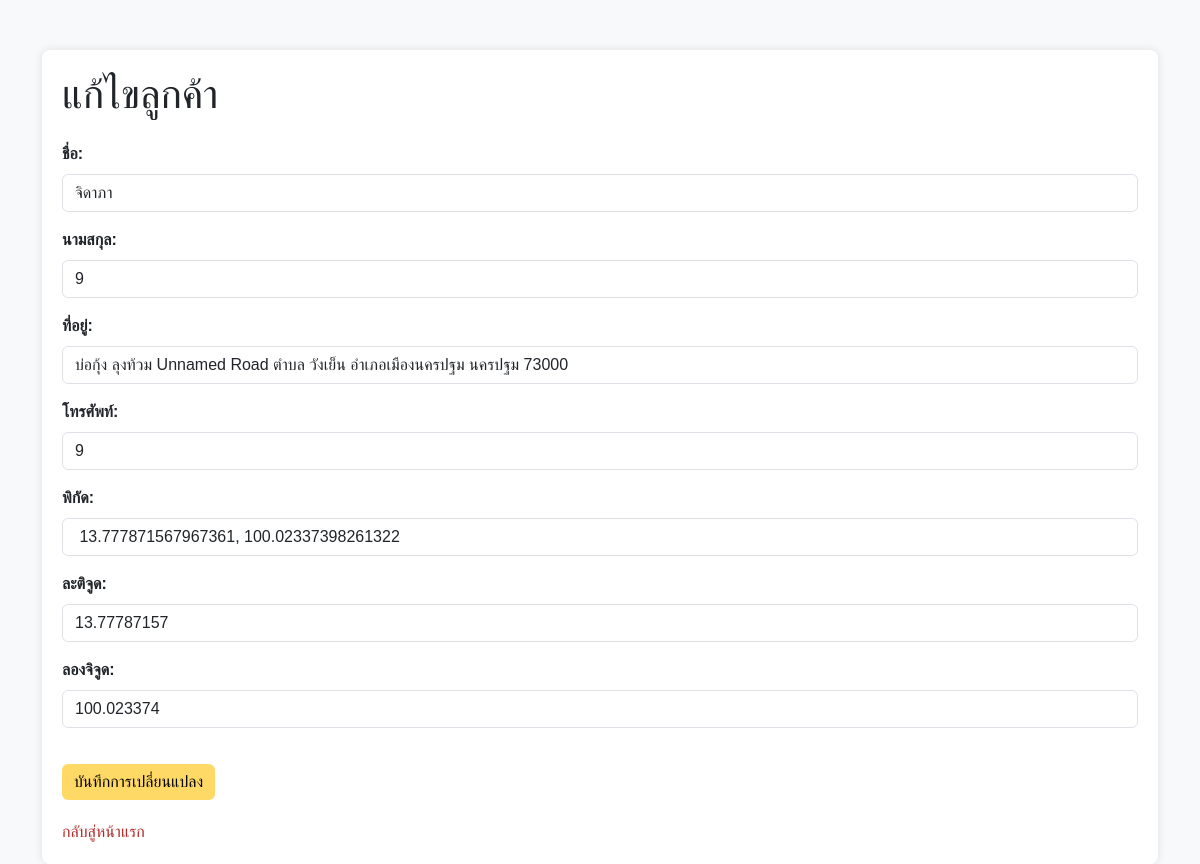
The page /edit_customer/4 (signed in) on the database its author committed.
### tables this page shows
CREATE TABLE customers (
                            id INTEGER PRIMARY KEY AUTOINCREMENT,
                            first_name TEXT,
                            last_name TEXT,
                            address TEXT,
                            phone TEXT,
                            coordinate TEXT,
                            latitude REAL,
                            longitude REAL);

### main.py (the view, shortened to what this page needs)
@app.route('/edit_customer/<int:customer_id>', methods=['GET', 'POST'])
@login_required
def edit_customer(customer_id):
    form = CustomerForm()
    customer = get_customer_by_id(customer_id)
    if customer:
        if request.method == 'GET':
            form.first_name.data = customer['first_name']
            form.last_name.data = customer['last_name']
            form.address.data = customer['address']
            form.phone.data = customer['phone']
            form.coordinate.data = customer['coordinate']
            form.latitude.data = customer['latitude']
            form.longitude.data = customer['longitude']
    else:
        flash('ไม่พบข้อมูลลูกค้า', 'danger')
        return redirect(url_for('customer_list'))
    return render_template('edit_customer.html', form=form, customer_id=customer_id)

### form.py
class CustomerForm(FlaskForm):
    first_name = StringField('ชื่อ', validators=[DataRequired()])
    last_name = StringField('นามสกุล', validators=[DataRequired()])
    address = StringField('ที่อยู่', validators=[DataRequired()])
    phone = StringField('โทรศัพท์', validators=[DataRequired(), Regexp(r'^\d{10}$', message="หมายเลขโทรศัพท์ต้องมี 10 หลัก")])
    coordinate = StringField('พิกัด', validators=[DataRequired()])
    latitude = StringField('ละติจูด', validators=[DataRequired()])
    longitude = StringField('ลองจิจูด', validators=[DataRequired()])
    submit = SubmitField('ส่งข้อมูล')

### database_operation.py (called while the page is built, shortened)
def connect_db():
    conn = sqlite3.connect('database.db')
    conn.row_factory = sqlite3.Row
    return conn

def create_admin_driver_from_dict(user, user_type):
    if user_type == 'admin':
        return Admin(
            user_id=user[0],
            name=user[1],
            email=user[2],
            phone=user[3],
            password=user[4]
        )
    else:
        raise ValueError("Invalid user type")

def get_user_by_id(user_id):
    try:
        with connect_db() as conn:
            cursor = conn.cursor()
            cursor.execute("SELECT * FROM admin_users WHERE id = ?", (user_id,))
            user = cursor.fetchone()
            if user:
                return create_admin_driver_from_dict(user, 'admin')
            cursor.execute("SELECT * FROM driver_users WHERE id = ?", (user_id,))
            user = cursor.fetchone()
            return create_admin_driver_from_dict(user, 'driver') if user else None
    except sqlite3.Error as e:
        print(f"Error fetching user by id: {e}")
        return None

def get_customer_by_id(customer_id):
    with connect_db() as conn:
        cursor = conn.cursor()
        cursor.execute("SELECT * FROM customers WHERE id = ?", (customer_id,))
        row = cursor.fetchone()
        if row:
            return {
                "id": row[0],
                "first_name": row[1],
                "last_name": row[2],
                "address": row[3],
                "phone": row[4],
                "coordinate": row[5],
                "latitude": row[6],
                "longitude": row[7],
            }
        else:
            return None  # กรณีไม่พบข้อมูล

### main.py (called while the page is built)
@login_manager.user_loader
def load_user(user_id):
    return get_user_by_id(user_id)  # ใช้ฟังก์ชันนี้เพื่อนำผู้ใช้จากฐานข้อมูลมา

### templates/edit_customer.html (shortened to what this page needs)
<!DOCTYPE html>
<html lang="th">
<head>
    <link rel="stylesheet" href="https://cdn.jsdelivr.net/npm/bootstrap@5.3.0/dist/css/bootstrap.min.css">
</head>
<body>
    <div class="container">
        <div class="form-container">
            <h1 class="mb-4">แก้ไขลูกค้า</h1>
            <form action="{{ url_for('edit_customer', customer_id=customer_id) }}" method="POST">
                <div class="form-group">
                    <label for="first_name">ชื่อ:</label>
                    {{ form.first_name(class="form-control") }}
                </div>
                <div class="form-group">
                    <label for="last_name">นามสกุล:</label>
                    {{ form.last_name(class="form-control") }}
                </div>
                <div class="form-group">
                    <label for="address">ที่อยู่:</label>
                    {{ form.address(class="form-control") }}
                </div>
                <div class="form-group">
                    <label for="phone">โทรศัพท์:</label>
                    {{ form.phone(class="form-control") }}
                </div>
                <div class="form-group">
                    <label for="coordinate">พิกัด:</label>
                    {{ form.coordinate(class="form-control") }}
                </div>
                <div class="form-group">
                    <label for="latitude">ละติจูด:</label>
                    {{ form.latitude(class="form-control") }}
                </div>
                <div class="form-group">
                    <label for="longitude">ลองจิจูด:</label>
                    {{ form.longitude(class="form-control") }}
                </div>
                <button type="submit" class="btn btn-custom">บันทึกการเปลี่ยนแปลง</button>
            </form>
            <a href="{{ url_for('customer_list') }}" class="back-link">กลับสู่หน้าแรก</a>
</body>
</html>

### templates/edit_customer.html (style rules this page uses)
body { font-family: Arial, sans-serif; background-color: #f8f9fa; margin: 0; }
.container { margin-top: 50px; }
.form-container { background-color: #ffffff; padding: 20px; border-radius: 8px; box-shadow: 0 0 10px rgba(0, 0, 0, 0.1); }
.form-group { margin-bottom: 1rem; }
.form-group label { display: block; margin-bottom: .5rem; font-weight: 600; }
.btn-custom { margin-top: 20px; background-color: #ffd966; color: #000; border: none; }
.back-link { display: inline-block; margin-top: 20px; text-decoration: none; color: #b02a29; }

### rows shown on the page
customers: first_name "จิดาภา", last_name "9", address "บ่อกุ้ง ลุงท้วม Unnamed Road ตำบล วังเย็น อำเภอเมืองนครปฐม นครปฐม 73000", phone "9", coordinate "13.777871567967361, 100.02337398261322", latitude "13.77787157", longitude "100.023374"
